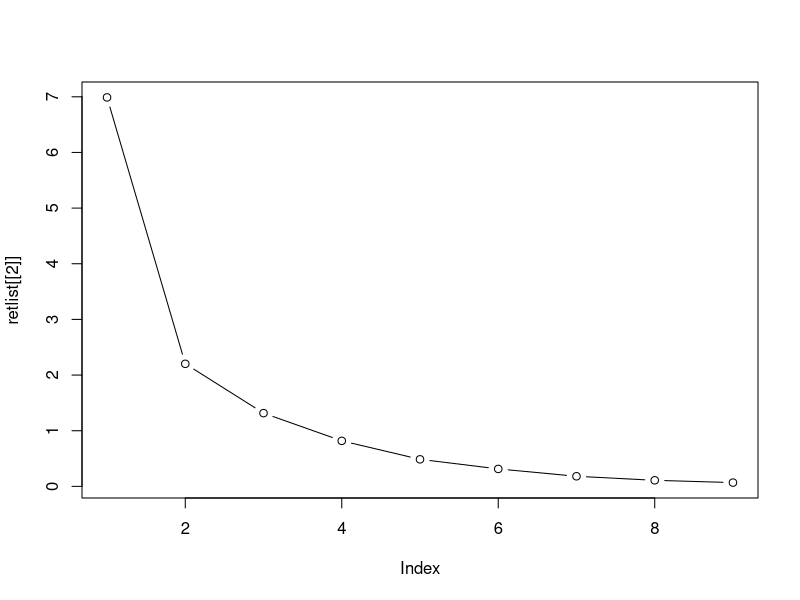
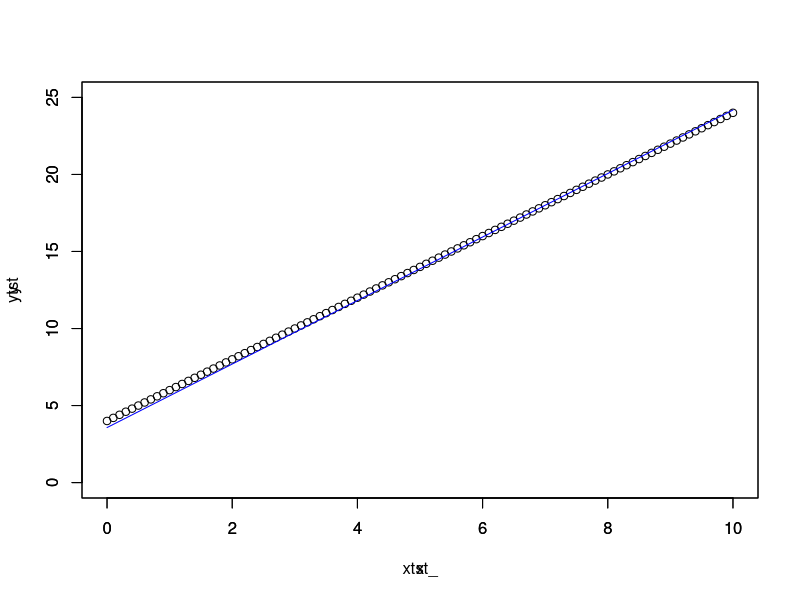

The R script that drew these images, in order:
# professor Antônio Braga

trainadaline <- function(xin,yd,eta,tol,maxepocas,par) {
    # par = colocar coluna adicional ao x ou nao, se x ja tiver esse numero correspondente
     # compatibilidade de produto, 1 pode ser colocado na funcao ou nao

    dimxin<-dim(xin) #
    N<-dimxin[1]
    n<-dimxin[2]

    if (par==1){
        wt<-as.matrix(runif ( n + 1 ) - 0.5)
        xin<-cbind( 1 , xin )
    }
    else {wt<-as.matrix(runif(n)-0.5)}  # inicializacao dos pesos com base a dimensao usada

    nepocas<-0
    eepoca<-tol+1

    evec<-matrix(nrow=1,ncol=maxepocas)

    while ((nepocas < maxepocas) && (eepoca>tol))
    {
        ei2<-0
        xseq<-sample(N)

        for (i in 1:N)
        {
            irand<-xseq[i]
            yhati<-1.0*((xin[irand ,] %*% wt))
            ei<-yd[irand] - yhati
            dw<-eta*ei*xin[irand ,]
            wt<-wt+dw
            ei2<-ei2+ei*ei
        }

        nepocas<-nepocas+1
        evec[nepocas] <- ei2 / N

        eepoca<-evec[nepocas]
    }
    retlist <- list(wt, evec[1:nepocas]) # retorna lista de dois elementos
    return(retlist)
}

x<-as.matrix(seq(0,10,0.1))
xteste<-as.matrix(seq(0,10,0.5))
y<-as.matrix(x*2+4)

retlist<-trainadaline(x,y,0.01, 0.1,100,1)
plot(retlist[[2]], type='b')

print(retlist[[1]])


# TESTE
xtst_<-as.matrix(seq(0,10,0.5))
xtst <-cbind(1,xtst_)
ytst<-xtst%*%retlist[[1]]

plot(x,y,type='b',  xlim=c(0,10),  ylim=c(0,25))
par(new=T)
plot(xtst_,ytst,  type='l', col='blue', xlim=c(0,10), ylim=c(0,25))


#plot(x,y,type='b')
#par(new=T)

